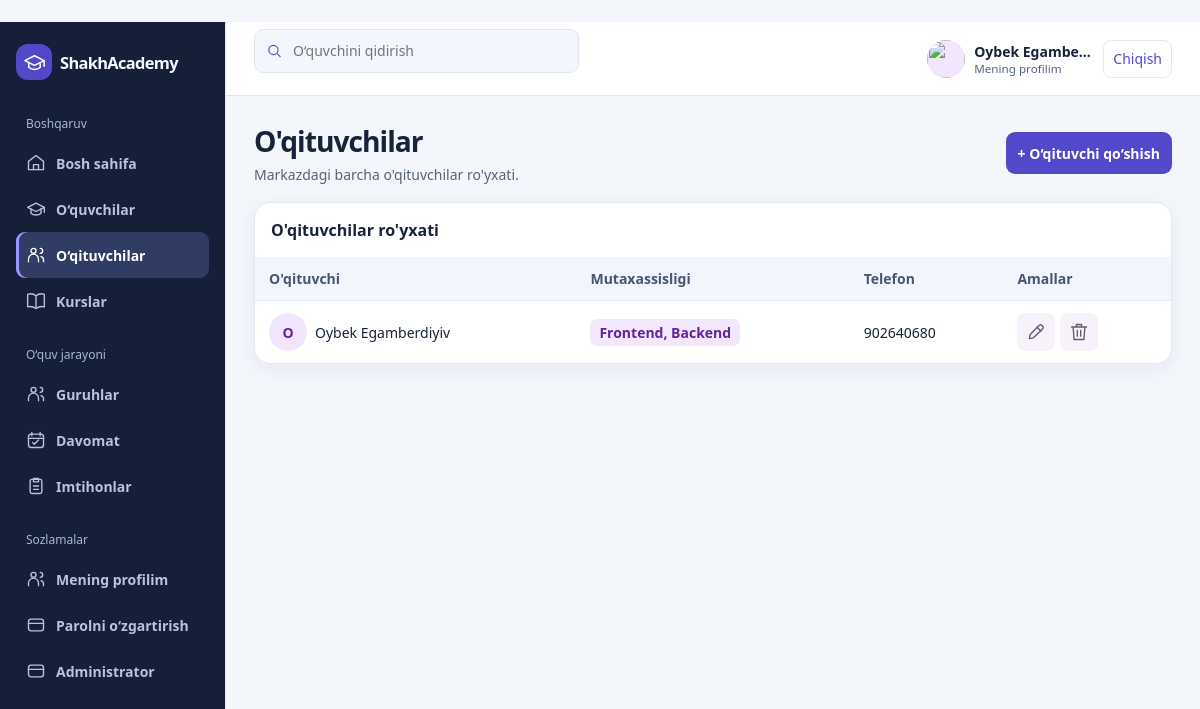
/teachers/ (signed in), run on the app's committed database.
### cards/models.py (models this page shows, shortened)
class Teacher(models.Model):
    name = models.CharField(max_length=100)
    surname = models.CharField(max_length=100)
    specialty = models.CharField(max_length=150)
    phone = models.CharField(max_length=30)

### cards/views.py (the view)
# urls.py: path('teachers/', views.teacher_list, name='teacher_list'),
@login_required
def teacher_list(request):
    teachers = Teacher.objects.order_by('surname', 'name')
    return render(request, 'teachers.html', {'teachers': teachers})

### templates/teachers.html (shortened to what this page needs)
﻿{% extends "base.html" %}
{% block content %}
<div class="page-head"><div><h1>O'qituvchilar</h1><div class="muted">Markazdagi barcha o'qituvchilar ro'yxati.</div></div>{% if perms.cards.add_teacher %}<a class="button" href="{% url 'teacher_add' %}">+ O‘qituvchi qo‘shish</a>{% endif %}</div>
<div class="panel"><div class="panel-head"><h2 class="panel-title">O'qituvchilar ro'yxati</h2></div><div class="table-wrap"><table><thead><tr><th>O'qituvchi</th><th>Mutaxassisligi</th><th>Telefon</th><th>Amallar</th></tr></thead><tbody>
{% for teacher in teachers %}<tr><td><div class="person"><span class="person-avatar">{{ teacher.name|first|upper }}</span>{{ teacher.name }} {{ teacher.surname }}</div></td><td><span class="badge">{{ teacher.specialty }}</span></td><td>{{ teacher.phone }}</td><td>{% include "teacher_actions.html" %}</td></tr>{% empty %}<tr><td colspan="4"><div class="empty">Hozircha o'qituvchilar mavjud emas.</div></td></tr>{% endfor %}
</tbody></table></div></div>
{% endblock %}

### templates/base.html (shortened to what this page needs)
{% load static %}
<!doctype html>
<html lang="uz">
<head>
  <link rel="stylesheet" href="{% static 'cards/crm.css' %}">
</head>
<body>
<div class="shell">
  <aside class="sidebar" id="navigation" tabindex="0" aria-label="Yon menyu">
    <a class="brand" href="{% url 'dashboard' %}"><span class="brand-mark"><svg><use href="#school"/></svg></span> Shakh<span>Academy</span></a>
    <nav aria-label="Asosiy menyu">
      <p class="nav-label">Boshqaruv</p>
      <a class="nav-link {% if request.resolver_match.url_name == 'dashboard' %}active{% endif %}" href="{% url 'dashboard' %}"><svg><use href="#home"/></svg> Bosh sahifa</a>
      <a class="nav-link {% if '/students/' in request.path %}active{% endif %}" href="{% url 'student_list' %}"><svg><use href="#school"/></svg> O‘quvchilar</a>
      <a class="nav-link {% if '/teachers/' in request.path %}active{% endif %}" href="{% url 'teacher_list' %}"><svg><use href="#users"/></svg> O‘qituvchilar</a>
      <a class="nav-link {% if '/courses/' in request.path %}active{% endif %}" href="{% url 'course_list' %}"><svg><use href="#book"/></svg> Kurslar</a>
      <p class="nav-label">O‘quv jarayoni</p>
      <a class="nav-link {% if '/groups/' in request.path %}active{% endif %}" href="{% url 'group_list' %}"><svg><use href="#users"/></svg> Guruhlar</a>
      <a class="nav-link {% if '/attendance/' in request.path %}active{% endif %}" href="{% url 'attendance' %}"><svg><use href="#calendar"/></svg> Davomat</a>
      <a class="nav-link {% if '/exams/' in request.path %}active{% endif %}" href="{% url 'exam_list' %}"><svg><use href="#clipboard"/></svg> Imtihonlar</a>
      <p class="nav-label">Sozlamalar</p>
      <a class="nav-link {% if request.resolver_match.url_name == 'account_profile' %}active{% endif %}" href="{% url 'account_profile' %}"><svg><use href="#users"/></svg> Mening profilim</a>
      <a class="nav-link {% if '/account/password/' in request.path %}active{% endif %}" href="{% url 'password_change' %}"><svg><use href="#settings"/></svg> Parolni o‘zgartirish</a>
      <a class="nav-link" href="{% url 'admin:index' %}"><svg><use href="#settings"/></svg> Administrator</a>
    </nav>
  </aside>
  <div class="main">
    <header class="topbar">
      <form class="search top-search" action="{% url 'student_list' %}">
        <svg><use href="#search"/></svg>
        <input type="search" name="q" value="{{ student_query }}" placeholder="O‘quvchini qidirish" aria-label="O‘quvchini qidirish">
      </form>
      <div class="account-tools">
        <a class="profile" href="{% url 'account_profile' %}" aria-label="Mening profilim">
          {% include "account_avatar.html" %}
          <span><strong>{{ request.user.get_full_name|default:request.user.username }}</strong><small>Mening profilim</small></span>
        </a>
        <form method="post" action="{% url 'logout' %}">{% csrf_token %}<button class="logout-button" type="submit">Chiqish</button></form>
      </div>
    </header>
    <main class="main-scroll" id="main" tabindex="0" aria-label="Asosiy kontent">
      <div class="content">
        {% block content %}{% endblock %}
      </div>
    </main>
  </div>
</div>
</body>
</html>

### templates/teacher_actions.html
﻿<span class="record-actions">
  {% if perms.cards.change_teacher %}<a class="icon-button" href="{% url 'teacher_edit' teacher.pk %}" aria-label="O‘qituvchini tahrirlash"><svg aria-hidden="true"><use href="#edit"/></svg></a>{% endif %}
  {% if perms.cards.delete_teacher %}<a class="icon-button" href="{% url 'teacher_delete' teacher.pk %}" aria-label="O‘qituvchini o‘chirish"><svg aria-hidden="true"><use href="#trash"/></svg></a>{% endif %}
</span>

### data on the page
Teacher: name|first "O", name "Oybek", surname "Egamberdiyiv", specialty "Frontend, Backend", phone "902640680"

### other printed values
{{ request.user.get_full_name|default:request.user.username }} "Oybek Egambe…"
